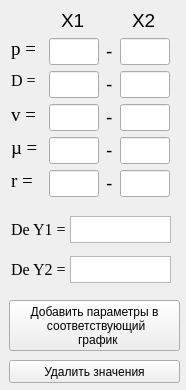
<?xml version="1.0" encoding="UTF-8"?>
<ui version="4.0">
 <class>dean_menu</class>
 <widget class="QWidget" name="dean_menu">
  <property name="geometry">
   <rect>
    <x>0</x>
    <y>0</y>
    <width>186</width>
    <height>390</height>
   </rect>
  </property>
  <property name="windowTitle">
   <string>Form</string>
  </property>
  <widget class="QLineEdit" name="lineEdit_v_x1">
   <property name="geometry">
    <rect>
     <x>49</x>
     <y>104</y>
     <width>50</width>
     <height>27</height>
    </rect>
   </property>
   <property name="font">
    <font>
     <family>Times New Roman</family>
     <pointsize>10</pointsize>
     <weight>50</weight>
     <bold>false</bold>
    </font>
   </property>
   <property name="toolTip">
    <string>&lt;html&gt;&lt;head/&gt;&lt;body&gt;&lt;p&gt;Введите число от 1000,00 до 5000,00&lt;/p&gt;&lt;/body&gt;&lt;/html&gt;</string>
   </property>
  </widget>
  <widget class="QLabel" name="label_nu_De">
   <property name="geometry">
    <rect>
     <x>11</x>
     <y>137</y>
     <width>32</width>
     <height>21</height>
    </rect>
   </property>
   <property name="font">
    <font>
     <family>Times New Roman</family>
     <pointsize>14</pointsize>
    </font>
   </property>
   <property name="text">
    <string>µ = </string>
   </property>
  </widget>
  <widget class="QTextEdit" name="textEdit_De_y1">
   <property name="geometry">
    <rect>
     <x>70</x>
     <y>216</y>
     <width>101</width>
     <height>27</height>
    </rect>
   </property>
   <property name="font">
    <font>
     <pointsize>10</pointsize>
     <weight>50</weight>
     <bold>false</bold>
    </font>
   </property>
   <property name="readOnly">
    <bool>true</bool>
   </property>
  </widget>
  <widget class="QLabel" name="label_v">
   <property name="geometry">
    <rect>
     <x>11</x>
     <y>104</y>
     <width>32</width>
     <height>21</height>
    </rect>
   </property>
   <property name="font">
    <font>
     <family>Times New Roman</family>
     <pointsize>14</pointsize>
    </font>
   </property>
   <property name="text">
    <string>v =</string>
   </property>
  </widget>
  <widget class="QLineEdit" name="lineEdit_p_x1">
   <property name="geometry">
    <rect>
     <x>49</x>
     <y>38</y>
     <width>50</width>
     <height>27</height>
    </rect>
   </property>
   <property name="font">
    <font>
     <family>Times New Roman</family>
     <pointsize>10</pointsize>
     <weight>50</weight>
     <bold>false</bold>
    </font>
   </property>
   <property name="toolTip">
    <string>&lt;html&gt;&lt;head/&gt;&lt;body&gt;&lt;p&gt;Введите число от 1000,00 до 5000,00&lt;/p&gt;&lt;/body&gt;&lt;/html&gt;</string>
   </property>
  </widget>
  <widget class="QLineEdit" name="lineEdit_nu_De_x1">
   <property name="geometry">
    <rect>
     <x>49</x>
     <y>137</y>
     <width>50</width>
     <height>27</height>
    </rect>
   </property>
   <property name="font">
    <font>
     <family>Times New Roman</family>
     <pointsize>10</pointsize>
     <weight>50</weight>
     <bold>false</bold>
    </font>
   </property>
   <property name="toolTip">
    <string>&lt;html&gt;&lt;head/&gt;&lt;body&gt;&lt;p&gt;Введите число от 1000,00 до 5000,00&lt;/p&gt;&lt;/body&gt;&lt;/html&gt;</string>
   </property>
  </widget>
  <widget class="QLabel" name="label_D">
   <property name="geometry">
    <rect>
     <x>11</x>
     <y>71</y>
     <width>32</width>
     <height>19</height>
    </rect>
   </property>
   <property name="font">
    <font>
     <family>Times New Roman</family>
     <pointsize>12</pointsize>
    </font>
   </property>
   <property name="text">
    <string>D = </string>
   </property>
  </widget>
  <widget class="QLabel" name="label_De">
   <property name="geometry">
    <rect>
     <x>11</x>
     <y>220</y>
     <width>61</width>
     <height>19</height>
    </rect>
   </property>
   <property name="font">
    <font>
     <family>Times New Roman</family>
     <pointsize>12</pointsize>
    </font>
   </property>
   <property name="text">
    <string>De Y1 = </string>
   </property>
  </widget>
  <widget class="QLabel" name="label_r">
   <property name="geometry">
    <rect>
     <x>11</x>
     <y>170</y>
     <width>32</width>
     <height>21</height>
    </rect>
   </property>
   <property name="font">
    <font>
     <family>Times New Roman</family>
     <pointsize>14</pointsize>
    </font>
   </property>
   <property name="text">
    <string>r = </string>
   </property>
  </widget>
  <widget class="QLineEdit" name="lineEdit_D_x1">
   <property name="geometry">
    <rect>
     <x>49</x>
     <y>71</y>
     <width>50</width>
     <height>27</height>
    </rect>
   </property>
   <property name="font">
    <font>
     <family>Times New Roman</family>
     <pointsize>10</pointsize>
     <weight>50</weight>
     <bold>false</bold>
    </font>
   </property>
   <property name="toolTip">
    <string>&lt;html&gt;&lt;head/&gt;&lt;body&gt;&lt;p&gt;Введите число от 1000,00 до 5000,00&lt;/p&gt;&lt;/body&gt;&lt;/html&gt;</string>
   </property>
  </widget>
  <widget class="QLabel" name="label_p">
   <property name="geometry">
    <rect>
     <x>11</x>
     <y>38</y>
     <width>32</width>
     <height>21</height>
    </rect>
   </property>
   <property name="font">
    <font>
     <family>Times New Roman</family>
     <pointsize>14</pointsize>
    </font>
   </property>
   <property name="text">
    <string>p =</string>
   </property>
  </widget>
  <widget class="QLineEdit" name="lineEdit_r_x1">
   <property name="geometry">
    <rect>
     <x>49</x>
     <y>170</y>
     <width>50</width>
     <height>27</height>
    </rect>
   </property>
   <property name="font">
    <font>
     <family>Times New Roman</family>
     <pointsize>10</pointsize>
     <weight>50</weight>
     <bold>false</bold>
    </font>
   </property>
   <property name="toolTip">
    <string>&lt;html&gt;&lt;head/&gt;&lt;body&gt;&lt;p&gt;Введите число от 1000,00 до 5000,00&lt;/p&gt;&lt;/body&gt;&lt;/html&gt;</string>
   </property>
  </widget>
  <widget class="QPushButton" name="Value_delete">
   <property name="geometry">
    <rect>
     <x>9</x>
     <y>360</y>
     <width>171</width>
     <height>23</height>
    </rect>
   </property>
   <property name="font">
    <font>
     <pointsize>9</pointsize>
    </font>
   </property>
   <property name="text">
    <string>Удалить значения</string>
   </property>
  </widget>
  <widget class="QPushButton" name="add_parametrs_to_the_corresponding_graph_Dean">
   <property name="geometry">
    <rect>
     <x>9</x>
     <y>300</y>
     <width>171</width>
     <height>51</height>
    </rect>
   </property>
   <property name="font">
    <font>
     <pointsize>9</pointsize>
    </font>
   </property>
   <property name="text">
    <string>Добавить параметры в 
 соответствующий 
  график</string>
   </property>
  </widget>
  <widget class="QLabel" name="label">
   <property name="geometry">
    <rect>
     <x>106</x>
     <y>38</y>
     <width>16</width>
     <height>27</height>
    </rect>
   </property>
   <property name="font">
    <font>
     <pointsize>14</pointsize>
    </font>
   </property>
   <property name="text">
    <string>-</string>
   </property>
  </widget>
  <widget class="QLineEdit" name="lineEdit_p_x2">
   <property name="geometry">
    <rect>
     <x>120</x>
     <y>38</y>
     <width>50</width>
     <height>27</height>
    </rect>
   </property>
   <property name="font">
    <font>
     <family>Times New Roman</family>
     <pointsize>10</pointsize>
     <weight>50</weight>
     <bold>false</bold>
    </font>
   </property>
   <property name="toolTip">
    <string>&lt;html&gt;&lt;head/&gt;&lt;body&gt;&lt;p&gt;Введите число от 1000,00 до 5000,00&lt;/p&gt;&lt;/body&gt;&lt;/html&gt;</string>
   </property>
  </widget>
  <widget class="QLineEdit" name="lineEdit_r_x2">
   <property name="geometry">
    <rect>
     <x>120</x>
     <y>170</y>
     <width>50</width>
     <height>27</height>
    </rect>
   </property>
   <property name="font">
    <font>
     <family>Times New Roman</family>
     <pointsize>10</pointsize>
     <weight>50</weight>
     <bold>false</bold>
    </font>
   </property>
   <property name="toolTip">
    <string>&lt;html&gt;&lt;head/&gt;&lt;body&gt;&lt;p&gt;Введите число от 1000,00 до 5000,00&lt;/p&gt;&lt;/body&gt;&lt;/html&gt;</string>
   </property>
  </widget>
  <widget class="QTextEdit" name="textEdit_De_y2">
   <property name="geometry">
    <rect>
     <x>70</x>
     <y>256</y>
     <width>101</width>
     <height>27</height>
    </rect>
   </property>
   <property name="font">
    <font>
     <pointsize>10</pointsize>
     <weight>50</weight>
     <bold>false</bold>
    </font>
   </property>
   <property name="readOnly">
    <bool>true</bool>
   </property>
  </widget>
  <widget class="QLineEdit" name="lineEdit_D_x2">
   <property name="geometry">
    <rect>
     <x>120</x>
     <y>71</y>
     <width>50</width>
     <height>27</height>
    </rect>
   </property>
   <property name="font">
    <font>
     <family>Times New Roman</family>
     <pointsize>10</pointsize>
     <weight>50</weight>
     <bold>false</bold>
    </font>
   </property>
   <property name="toolTip">
    <string>&lt;html&gt;&lt;head/&gt;&lt;body&gt;&lt;p&gt;Введите число от 1000,00 до 5000,00&lt;/p&gt;&lt;/body&gt;&lt;/html&gt;</string>
   </property>
  </widget>
  <widget class="QLineEdit" name="lineEdit_v_x2">
   <property name="geometry">
    <rect>
     <x>120</x>
     <y>104</y>
     <width>50</width>
     <height>27</height>
    </rect>
   </property>
   <property name="font">
    <font>
     <family>Times New Roman</family>
     <pointsize>10</pointsize>
     <weight>50</weight>
     <bold>false</bold>
    </font>
   </property>
   <property name="toolTip">
    <string>&lt;html&gt;&lt;head/&gt;&lt;body&gt;&lt;p&gt;Введите число от 1000,00 до 5000,00&lt;/p&gt;&lt;/body&gt;&lt;/html&gt;</string>
   </property>
  </widget>
  <widget class="QLineEdit" name="lineEdit_nu_De_x2">
   <property name="geometry">
    <rect>
     <x>120</x>
     <y>137</y>
     <width>50</width>
     <height>27</height>
    </rect>
   </property>
   <property name="font">
    <font>
     <family>Times New Roman</family>
     <pointsize>10</pointsize>
     <weight>50</weight>
     <bold>false</bold>
    </font>
   </property>
   <property name="toolTip">
    <string>&lt;html&gt;&lt;head/&gt;&lt;body&gt;&lt;p&gt;Введите число от 1000,00 до 5000,00&lt;/p&gt;&lt;/body&gt;&lt;/html&gt;</string>
   </property>
  </widget>
  <widget class="QLabel" name="label_2">
   <property name="geometry">
    <rect>
     <x>106</x>
     <y>71</y>
     <width>16</width>
     <height>27</height>
    </rect>
   </property>
   <property name="font">
    <font>
     <pointsize>14</pointsize>
    </font>
   </property>
   <property name="text">
    <string>-</string>
   </property>
  </widget>
  <widget class="QLabel" name="label_3">
   <property name="geometry">
    <rect>
     <x>106</x>
     <y>104</y>
     <width>16</width>
     <height>27</height>
    </rect>
   </property>
   <property name="font">
    <font>
     <pointsize>14</pointsize>
    </font>
   </property>
   <property name="text">
    <string>-</string>
   </property>
  </widget>
  <widget class="QLabel" name="label_4">
   <property name="geometry">
    <rect>
     <x>106</x>
     <y>137</y>
     <width>16</width>
     <height>27</height>
    </rect>
   </property>
   <property name="font">
    <font>
     <pointsize>14</pointsize>
    </font>
   </property>
   <property name="text">
    <string>-</string>
   </property>
  </widget>
  <widget class="QLabel" name="label_5">
   <property name="geometry">
    <rect>
     <x>106</x>
     <y>170</y>
     <width>16</width>
     <height>27</height>
    </rect>
   </property>
   <property name="font">
    <font>
     <pointsize>14</pointsize>
    </font>
   </property>
   <property name="text">
    <string>-</string>
   </property>
  </widget>
  <widget class="QLabel" name="label_X1">
   <property name="geometry">
    <rect>
     <x>61</x>
     <y>10</y>
     <width>31</width>
     <height>20</height>
    </rect>
   </property>
   <property name="font">
    <font>
     <pointsize>14</pointsize>
    </font>
   </property>
   <property name="text">
    <string>X1</string>
   </property>
  </widget>
  <widget class="QLabel" name="label_X2">
   <property name="geometry">
    <rect>
     <x>132</x>
     <y>10</y>
     <width>31</width>
     <height>20</height>
    </rect>
   </property>
   <property name="font">
    <font>
     <pointsize>14</pointsize>
    </font>
   </property>
   <property name="text">
    <string>X2</string>
   </property>
  </widget>
  <widget class="QLabel" name="label_De_2">
   <property name="geometry">
    <rect>
     <x>11</x>
     <y>260</y>
     <width>61</width>
     <height>19</height>
    </rect>
   </property>
   <property name="font">
    <font>
     <family>Times New Roman</family>
     <pointsize>12</pointsize>
    </font>
   </property>
   <property name="text">
    <string>De Y2 = </string>
   </property>
  </widget>
 </widget>
 <resources/>
 <connections/>
</ui>
